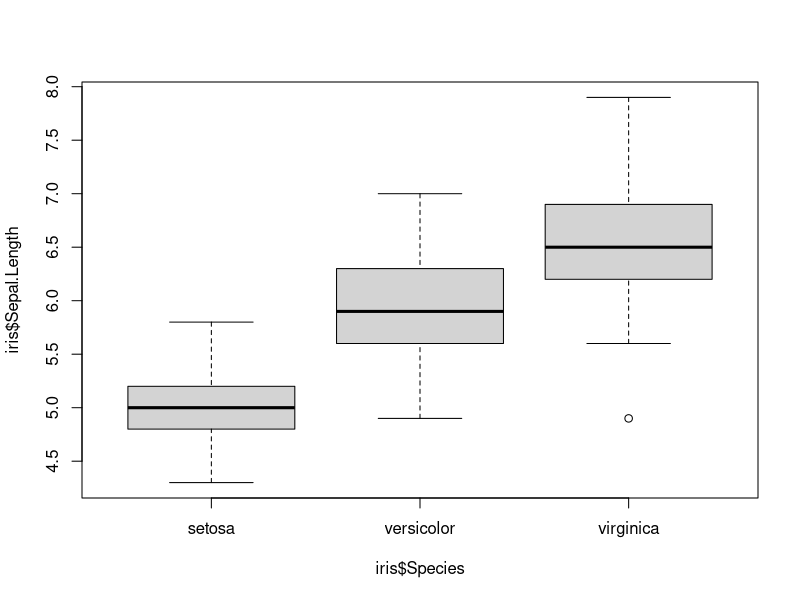

Here is the R script that generated this plot:
## ---- chunk 1

#---------- RSTUDIO STARTER V 2.0  --------------#
#                    -Prepared with care by  AM ;D
                
                                                                          
knitr::opts_chunk$set(echo = TRUE, 
                      message = FALSE, 
                      warning = FALSE)      
library(tidyverse)                
library(ggthemes)                    

theme_set(theme_tufte() +                                     
  theme(text=element_text(family="sans")))  

studentSurvey <- read_csv("Student Data.csv")
deathPenaltyData <- read_csv("death penalty data.csv")
housingData <- read_csv("../Data/House-Sales.csv")
#------------------------------------------------#
## ---- chunk 2
.784*8.2/3.4
## ---- chunk 3
178-1.891*68.7

## ---- chunk 4
.849+.683*1.98
## ---- chunk 5
26.2 - 2.201
## ---- chunk 6
79 - 1.5*4
## ---- chunk 7
83 + 1.5*4
## ---- chunk 8
(27 - 21)/4
## ---- chunk 9
(650 - 580)/65
## ---- chunk 10
(74.4 - 69)/2.7
## ---- chunk 11
head(iris)
## ---- chunk 12
boxplot(iris$Sepal.Length~iris$Species)
